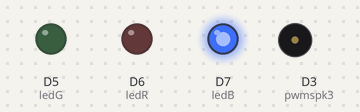
The program below on a simulated CircuitPython board. On the bench: output pins drawn as LEDs (lit = HIGH), buzzer (waves = sounding).

Above: at 1.55 s.
At 4.95 s:
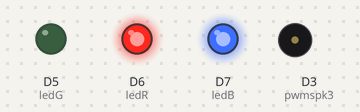
At 8.25 s:
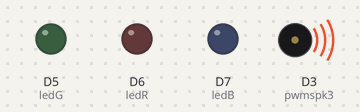
Timing chart, 0 to 8.6 s (numbered marks = the images above):
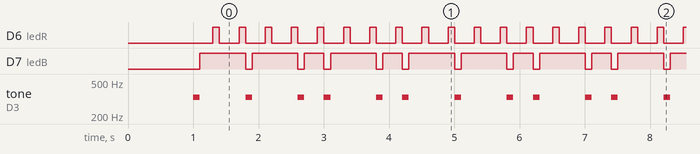

Measured:
- by itself, D6 (ledR): alternates HIGH for 0.10 s and LOW for 0.30 s
- by itself, D7 (ledB): repeats every 3.2 s: LOW 0.10 s, HIGH 0.70 s, LOW 0.10 s, HIGH 0.30 s, LOW 0.10 s, HIGH 0.70 s, LOW 0.10 s, HIGH 0.30 s, LOW 0.10 s, HIGH 0.70 s
- by itself, tone on D3 (pwmspk3): repeats every 3.2 s: 2 × (silent 0.70 s, 330 Hz 0.10 s), silent 0.30 s, 330 Hz 0.10 s, silent 0.70 s, 330 Hz 0.10 s, silent 0.30 s, 330 Hz 0.10 s

The program:

code.py
```python
import pulseio
import board
import time
import touchio
from digitalio import DigitalInOut, Direction, Pull
from planetsong import song
from notes import notes

# init buttons
# touch1 = touchio.TouchIn(board.A0)
# touch2 = touchio.TouchIn(board.A1)
# touch3 = touchio.TouchIn(board.A2)

# init LEDs
ledG = DigitalInOut(board.D5)
ledG.direction = Direction.OUTPUT
ledR = DigitalInOut(board.D6)
ledR.direction = Direction.OUTPUT
ledB = DigitalInOut(board.D7)
ledB.direction = Direction.OUTPUT

time.sleep(1)  # Sleep for a bit to avoid a race condition on some systems

# turn red = calibration

ledR.value = True
ledG.value = True
ledB.value = True

# init PWMs

pwmspk1 = pulseio.PWMOut(board.D1, duty_cycle=0x7fff, frequency=440, variable_frequency=True)
pwmspk2 = pulseio.PWMOut(board.D2, duty_cycle=0x7fff, frequency=440, variable_frequency=True)
pwmspk3 = pulseio.PWMOut(board.D3, duty_cycle=0x7fff, frequency=440, variable_frequency=True)

playing = 1

# use button values to set freqency, no sound if near low level

while True:
    for n in song:
        pwmspk1.frequency = int(round(notes[n[0][0]]))
        pwmspk1.duty_cycle = 0x7fff
        pwmspk2.frequency = int(round(notes[n[1][0]]))
        pwmspk2.duty_cycle = 0x7fff
        pwmspk3.frequency = int(round(notes[n[2][0]]))
        pwmspk3.duty_cycle = 0x7fff
        ledR.value = False
        ledG.value = False
        ledB.value = False
        for x in [0,8,4,2]:
            if n[0][1] == x:
                pwmspk1.duty_cycle = 0
                ledR.value = True
            if n[1][1] == x:
                pwmspk2.duty_cycle = 0
                ledG.value = True
            if n[2][1] == x:
                pwmspk3.duty_cycle = 0
                ledB.value = True
            time.sleep(.1)
```

planetsong.py
```python
song = [
  [["C3",2],["F1",1],["E4",8]],
  [["D3",2],["F1",1],["E4",0]],
  [["C3",2],["E1",1],["E4",8]],
  [["C3",2],["E1",1],["E4",0]],
  [["D3",2],["F1",1],["E4",8]],
  [["C3",2],["F1",1],["E4",8]],
  [["D3",2],["E1",1],["E4",0]],
  [["C3",2],["E1",1],["E4",8]]
]
```

notes.py
```python
notes = {
  "C0": 16.35,
  "C#0": 17.32,
  "Db0": 17.32,
  "D0": 18.35,
  "D#0": 19.45,
  "Eb0": 19.45,
  "E0": 20.60,
  "F0": 21.83,
  "F#0": 23.12,
  "Gb0": 23.12,
  "G0": 24.50,
  "G#0": 25.96,
  "Ab0": 25.96,
  "A0": 27.50,
  "A#0": 29.14,
  "Bb0": 29.14,
  "B0": 30.87,
  "C1": 32.70,
  "C#1": 34.65,
  "Db1": 34.65,
  "D1": 36.71,
  "D#1": 38.89,
  "Eb1": 38.89,
  "E1": 41.20,
  "F1": 43.65,
  "F#1": 46.25,
  "Gb1": 46.25,
  "G1": 49.00,
  "G#1": 51.91,
  "Ab1": 51.91,
  "A1": 55.00,
  "A#1": 58.27,
  "Bb1": 58.27,
  "B1": 61.74,
  "C2": 65.41,
  "C#2": 69.30,
  "Db2": 69.30,
  "D2": 73.42,
  "D#2": 77.78,
  "Eb2": 77.78,
  "E2": 82.41,
  "F2": 87.31,
  "F#2": 92.50,
  "Gb2": 92.50,
  "G2": 98.00,
  "G#2": 103.83,
  "Ab2": 103.83,
  "A2": 110.00,
  "A#2": 116.54,
  "Bb2": 116.54,
  "B2": 123.47,
  "C3": 130.81,
  "C#3": 138.59,
  "Db3": 138.59,
  "D3": 146.83,
  "D#3": 155.56,
  "Eb3": 155.56,
  "E3": 164.81,
  "F3": 174.61,
  "F#3": 185.00,
  "Gb3": 185.00,
  "G3": 196.00,
  "G#3": 207.65,
  "Ab3": 207.65,
  "A3": 220.00,
  "A#3": 233.08,
  "Bb3": 233.08,
  "B3": 246.94,
  "C4": 261.63,
  "C#4": 277.18,
  "Db4": 277.18,
  "D4": 293.66,
  "D#4": 311.13,
  "Eb4": 311.13,
  "E4": 329.63,
  "F4": 349.23,
  "F#4": 369.99,
  "Gb4": 369.99,
  "G4": 392.00,
  "G#4": 415.30,
  "Ab4": 415.30,
  "A4": 440.00,
  "A#4": 466.16,
  "Bb4": 466.16,
  "B4": 493.88,
  "C5": 523.25,
  "C#5": 554.37,
  "Db5": 554.37,
  "D5": 587.33,
  "D#5": 622.25,
  "Eb5": 622.25,
  "E5": 659.26,
  "F5": 698.46,
  "F#5": 739.99,
  "Gb5": 739.99,
  "G5": 783.99,
  "G#5": 830.61,
  "Ab5": 830.61,
  "A5": 880.00,
  "A#5": 932.33,
  "Bb5": 932.33,
  "B5": 987.77,
  "C6": 1046.50,
  "C#6": 1108.73,
  "Db6": 1108.73,
  "D6": 1174.66,
  "D#6": 1244.51,
  "Eb6": 1244.51,
  "E6": 1318.51,
  "F6": 1396.91,
  "F#6": 1479.98,
  "Gb6": 1479.98,
  "G6": 1567.98,
  "G#6": 1661.22,
  "Ab6": 1661.22,
  "A6": 1760.00,
  "A#6": 1864.66,
  "Bb6": 1864.66,
  "B6": 1975.53,
  "C7": 2093.00,
  "C#7": 2217.46,
  "Db7": 2217.46,
  "D7": 2349.32,
  "D#7": 2489.02,
  "Eb7": 2489.02,
  "E7": 2637.02,
  "F7": 2793.83,
  "F#7": 2959.96,
  "Gb7": 2959.96,
  "G7": 3135.96,
  "G#7": 3322.44,
  "Ab7": 3322.44,
  "A7": 3520.00,
  "A#7": 3729.31,
  "Bb7": 3729.31,
  "B7": 3951.07,
  "C8": 4186.01,
  "C#8": 4434.92,
  "Db8": 4434.92,
  "D8": 4698.64,
  "D#8": 4978.03,
  "Eb8": 4978.03
}
```
